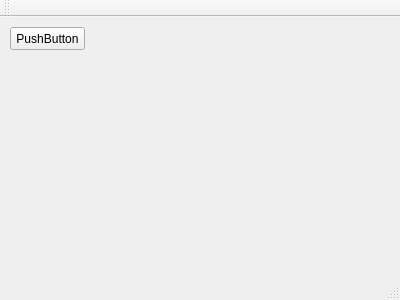
<?xml version="1.0" encoding="UTF-8"?>
<ui version="4.0">
 <class>MainWindow</class>
 <widget class="QMainWindow" name="MainWindow">
  <property name="geometry">
   <rect>
    <x>0</x>
    <y>0</y>
    <width>400</width>
    <height>300</height>
   </rect>
  </property>
  <property name="windowTitle">
   <string>MainWindow</string>
  </property>
  <widget class="QWidget" name="centralWidget">
   <widget class="QPushButton" name="pushButton">
    <property name="geometry">
     <rect>
      <x>10</x>
      <y>10</y>
      <width>75</width>
      <height>23</height>
     </rect>
    </property>
    <property name="text">
     <string>PushButton</string>
    </property>
   </widget>
  </widget>
  <widget class="QMenuBar" name="menuBar">
   <property name="geometry">
    <rect>
     <x>0</x>
     <y>0</y>
     <width>400</width>
     <height>21</height>
    </rect>
   </property>
  </widget>
  <widget class="QToolBar" name="mainToolBar">
   <attribute name="toolBarArea">
    <enum>TopToolBarArea</enum>
   </attribute>
   <attribute name="toolBarBreak">
    <bool>false</bool>
   </attribute>
  </widget>
  <widget class="QStatusBar" name="statusBar"/>
 </widget>
 <layoutdefault spacing="6" margin="11"/>
 <resources/>
 <connections>
  <connection>
   <sender>pushButton</sender>
   <signal>clicked()</signal>
   <receiver>MainWindow</receiver>
   <slot>close()</slot>
   <hints>
    <hint type="sourcelabel">
     <x>57</x>
     <y>59</y>
    </hint>
    <hint type="destinationlabel">
     <x>96</x>
     <y>107</y>
    </hint>
   </hints>
  </connection>
 </connections>
</ui>
